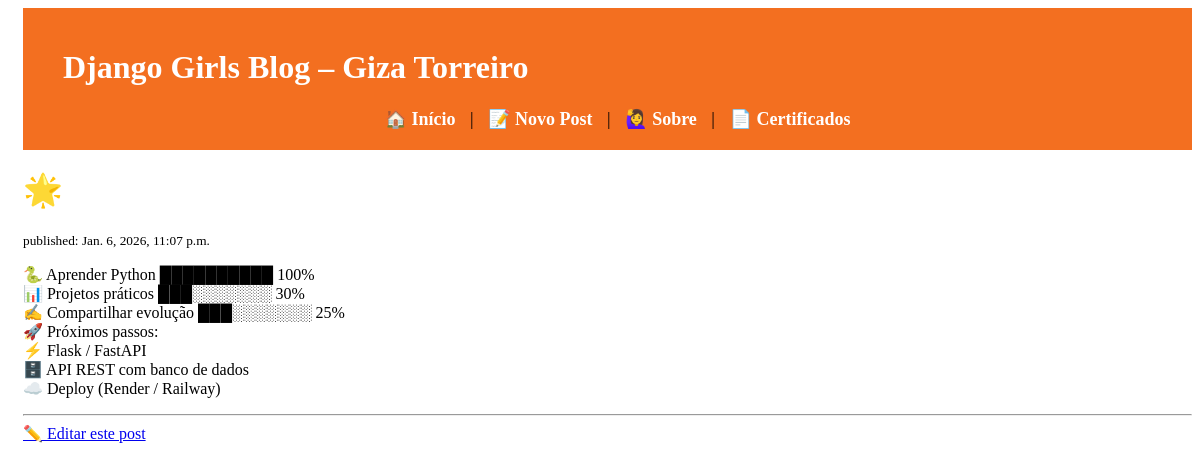
/post/5/, run on the app's committed database.
### djangogirls/blog/models.py (models this page shows, shortened)
class Post(models.Model):
    author = models.ForeignKey("auth.User", on_delete=models.CASCADE)
    title = models.CharField(max_length=200)
    text = models.TextField()
    created_date = models.DateTimeField(default=timezone.now)
    published_date = models.DateTimeField(blank=True, null=True)

### djangogirls/blog/views.py (the view)
# urls.py: path('post/<int:pk>/', views.post_detail, name='post_detail'),
def post_detail(request, pk):
    post = get_object_or_404(Post, pk=pk)
    return render(request, 'blog/post_detail.html', {'post': post})

### djangogirls/blog/templates/blog/post_detail.html (shortened to what this page needs)
{% extends 'blog/base.html' %}
{% block content %}
  <h1>🌟 {{ post.title }}</h1>
  <p><small>published: {{ post.published_date }}</small></p>
  <p>{{ post.text|linebreaks }}</p>
  <hr>
  <a href="{% url 'post_edit' pk=post.pk %}">✏️ Editar este post</a>
{% endblock %}

### djangogirls/blog/static/css/blog.css (style rules this page uses)
body { padding-left: 15px; font-family: 'Lobster', cursive; }
.page-header h1, h1, h2, h3, h4 { color: white; }

### data on the page
Post: published_date "Jan. 6, 2026, 11:07 p.m.", text "🐍 Aprender Python ██████████ 100% 📊 Projetos práticos ███░░░░░░░ 30% ✍️ Compartilhar evolução ███░░░░░░░ 25% 🚀 Próximos passos: ⚡ Flask / FastAPI 🗄️ API REST com banco de dados ☁️ Deploy (Render / Railway)"
